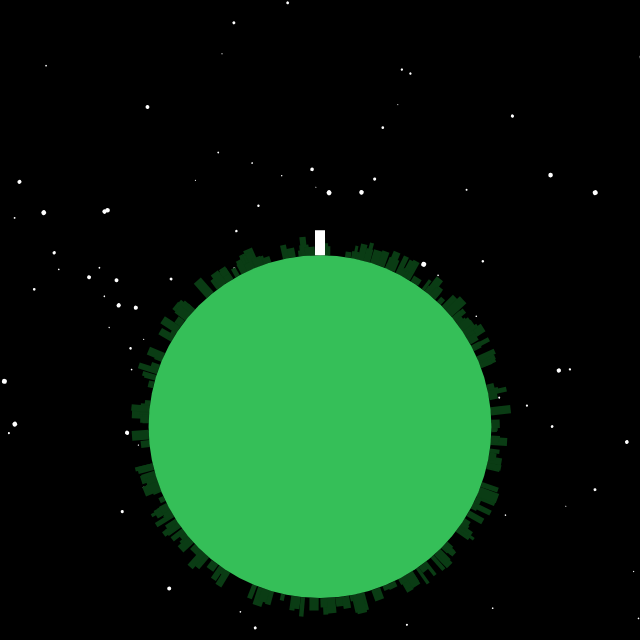
Frame 1 (no input)
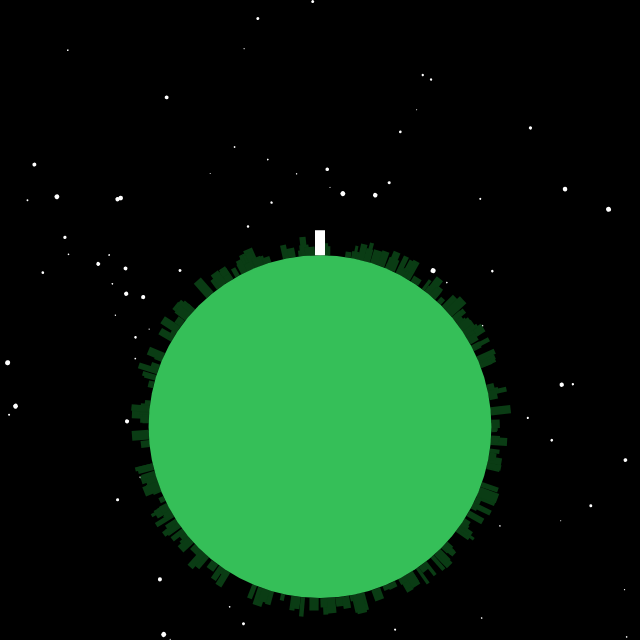
Frame 60 (no input)
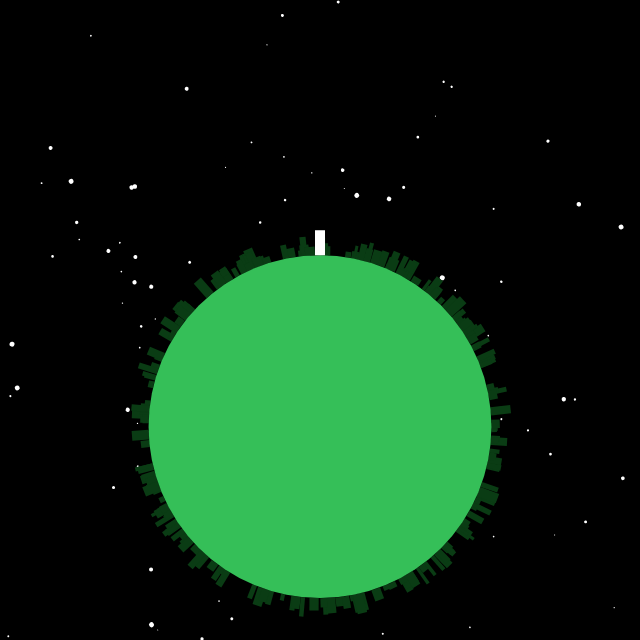
Frame 120 (the mouse pressed at the canvas centre since frame 60)

The p5.js sketch that drew these frames (run headless with seeded random() and noise() and a simulated clock; from frame 60 on, the mouse is pressed at the canvas centre):

// p5.js sketch
// ── sketch.js
///ENUMS
var PLANETMODE = 0;
var ROCKETMODE = 1;
///
var WIDTH = 640;
var mode = PLANETMODE;
var focusPoint;
var player;
///Arrays
var planet;
var stars = [];
var keys = [];

///Methods
function setup(){
    createCanvas(WIDTH, WIDTH);
    planet = new Planet(0, 0);
    focusPoint = createVector(WIDTH/2, WIDTH/1.5);
    player = new Player();

    ///init stars
    for(var i = 0; i < 150; i++){
        stars.push([createVector(random(-WIDTH/1.5, WIDTH/1.5), random(-WIDTH/2, WIDTH/2)), random(1, 5), random(TWO_PI)]);
    }
}

function draw(){
    noStroke();
///Clear screen
    fill(0);
    rect(0, 0, WIDTH, WIDTH);

///Updates
    update();

///Drawing
    translate(focusPoint.x, focusPoint.y);
    if(mode == PLANETMODE){
        ///Background
        for(var i = 0; i < stars.length; i++){
            fill(255);
            push();
            rotate(stars[i][2] + planet.rotation + player.rotation);
            ellipse(stars[i][0].x, stars[i][0].y, stars[i][1]);
            pop();
        }

        ///Planet
        for(var i = 0; i < planet.decor.length; i++){
            fill(10, 60, 20);
            push();
            rotate(planet.decor[i][2] - player.rotation);
            rect(0, -(planet.decor[i][1] + planet.width / 2), planet.decor[i][0], planet.decor[i][1]);
            pop();
        }

        fill(planet.color[0], planet.color[1], planet.color[2]);
        ellipse(0, 0, planet.width, planet.width);

        ///Player
        push();
        fill(255);
        translate(-5, -(planet.width / 2 + 25));
        rect(0, 0, 10, 25);
        pop();


    }else if(mode == ROCKETMODE){

    }
}

function keyPressed() {
    if(keys.indexOf(keyCode) == -1){
        keys.push(keyCode);
    }
}

function keyReleased(){
    var ind = keys.indexOf(keyCode);
    if(ind >= 0){
        keys.splice(ind, 1);
    }
}

function update(){
    planet.update();
    ///keys
    if(mode == PLANETMODE){
        if(keys.indexOf(81) >= 0){
            player.rotation -= 0.005;
        }
        if(keys.indexOf(68) >= 0){
            player.rotation += 0.005;
        }
    }    
}

// ── Planet.js
///CONSTANTS
var MAXWIDTH = 400;
var MINWIDTH = 200;
///
function Planet(x, y){
    this.position = createVector(x, y);
    this.width = random(MAXWIDTH, MINWIDTH);
    this.color = [random(255), random(255), random(255)];
    this.rotation = 0;
    this.decor = [];

    this.initDecor = function(){
        var nbDecor = random(100, 250);
        for(var i = 0; i < nbDecor; i++){
            this.decor.push([random(3, 10), random(5, 20), random(0, TWO_PI)]);
        }
    };

    this.update = function(){
        this.rotation += 0.001
    }

    this.initDecor();
}

// ── Player.js
function Player(){
    this.rotation = 0;
}
